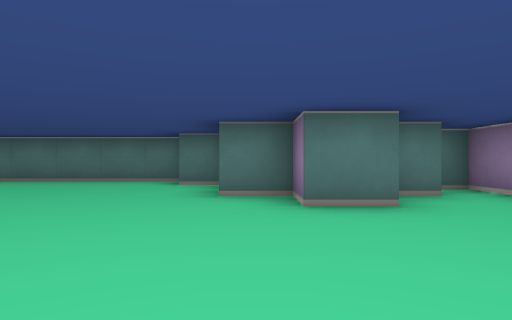
view 1 (above)

17 first-person views from a walk through a cub3D ray-caster map. The camera is about half as high as the walls, looks level and sees 75° across. The floor is counted in squares. Each view is taken from the middle of a square. On the plan, view 1 faces up. The plan holds only what a view shows up to about 9 squares ahead; the rest is blank.

view 2
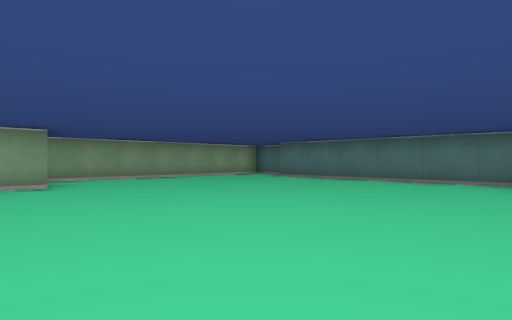

view 3
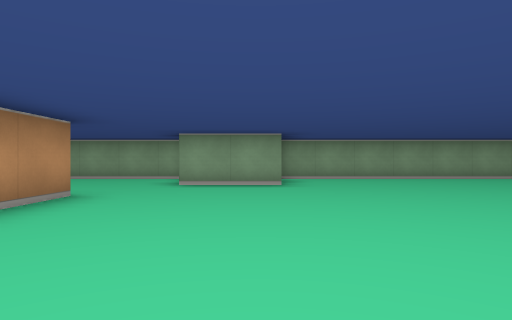

view 4
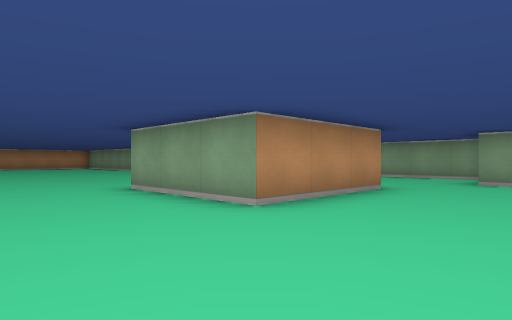

view 5
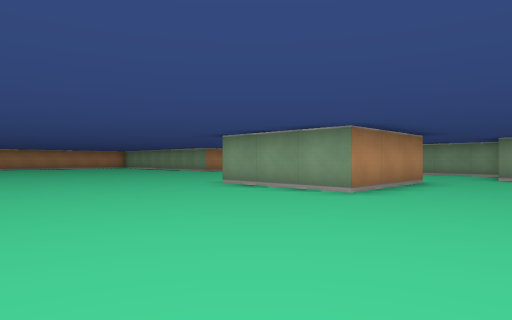

view 6
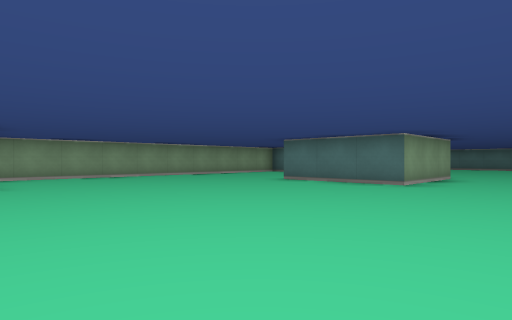

view 7
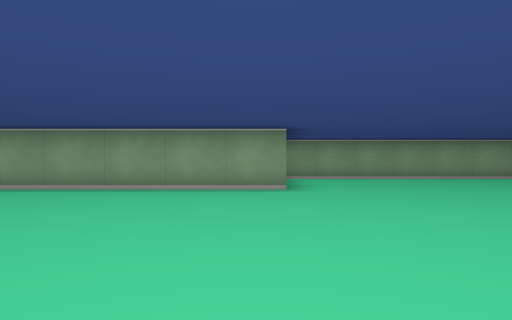

view 8
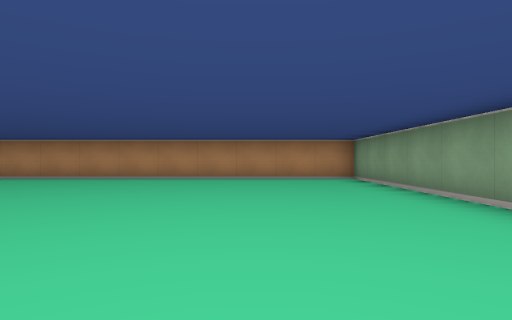

view 9
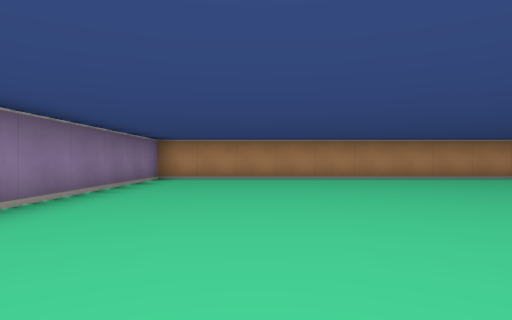

view 10
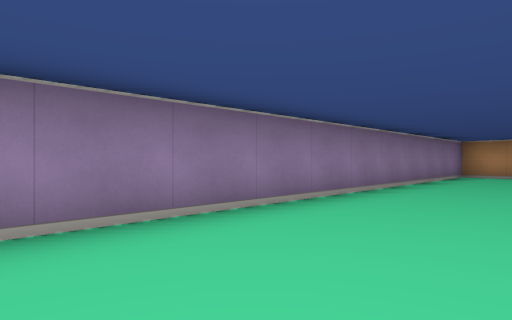

view 11
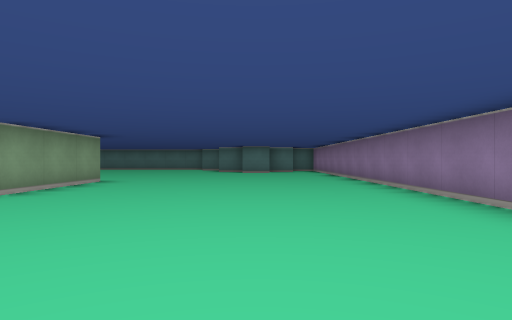

view 12
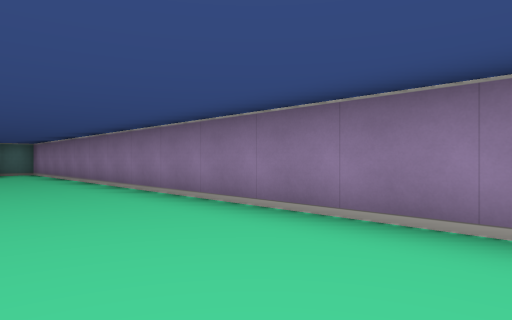

view 13
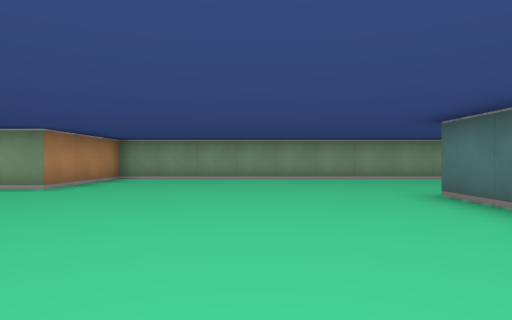

view 14
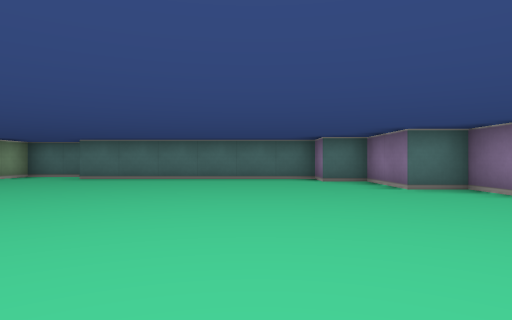

view 15
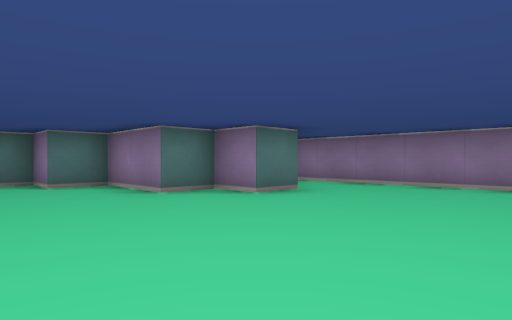

view 16
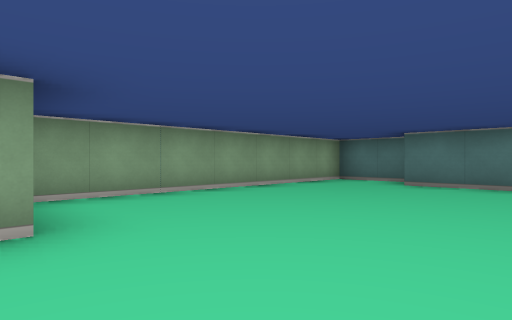

view 17
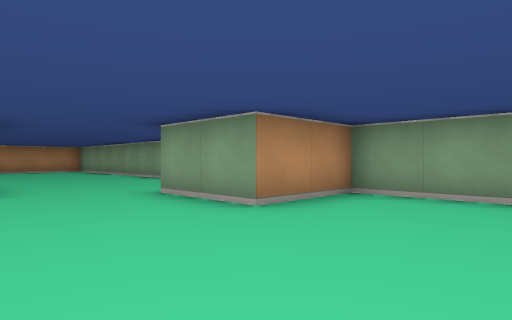

### Floor plan
Points are (right, up) in squares from view 1. A wall is a line through its corners. A room is listed if a view was taken in it or the views show most of it. See-through windows are left out.
Room 1 (views 1, 2, 3, 4, 5, 6, 7, 8, 9, 10, 11, 12, 13, 14, 15, 16, 17)
walls: (-5.5, -1.5) (-2.5, -1.5) (-2.5, -4.5) (-5.5, -4.5); (3.5, -6.8) (3.5, 5.5) (3, 5.5); (-9.5, -0.9) (-9.5, -10.5) (-6.5, -10.5) (-6.5, -18.5) (3.5, -18.5) (3.5, -8.2); (1.5, 3.5) (0.5, 3.5) (0.5, 4.5) (-0.5, 4.5) (-0.5, 6.5) (-1.5, 6.5) (-1.5, 7.5) (-7.5, 7.5); (2.6, 4.5) (1.9, 4.5); (-7.9, 8.5) (-9.5, 8.5) (-9.5, 1.5) (-7.5, 1.5) (-7.5, -0.5)

Where each view was taken, in squares from view 1:
view 1: 0 up, 0 right, facing up
view 2: 0 up, 1 left, facing up-left
view 3: 1 up, 1 left, facing left
view 4: 1 up, 0 right, facing down-left
view 5: 1 up, 2 right, facing down-left
view 6: 11 down, 0 right, facing up-left
view 7: 11 down, 1 left, facing left
view 8: 10 down, 4 left, facing down
view 9: 10 down, 1 right, facing down
view 10: 8 down, 1 right, facing down-right
view 11: 9 down, 1 right, facing up
view 12: 7 down, 1 right, facing up-right
view 13: 7 down, 1 left, facing left
view 14: 1 down, 3 left, facing up
view 15: 0 up, 3 left, facing up-right
view 16: 1 up, 5 left, facing up-left
view 17: 4 up, 5 left, facing down-left
